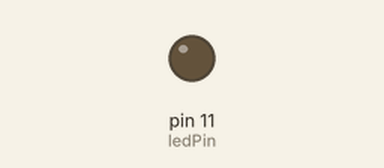
Recording of a sketch running on a simulated Arduino Uno, built with avr-gcc and run on an emulated ATmega328P. Shown: output pins drawn as LEDs (lit = HIGH).

Above: at 0.05 s.
At 1.2 s:
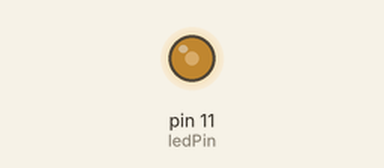
At 2.35 s:
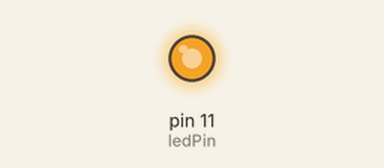
At 4.7 s:
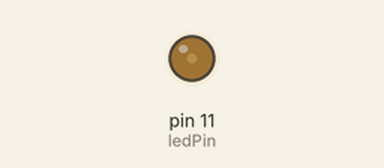
Timing chart, 0 to 6.8 s (numbered marks = the images above):
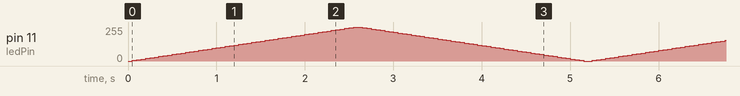

The sketch:

05Fade.ino
```cpp
int ledPin = 11;

void setup()  {
  pinMode(ledPin, OUTPUT);
}

void loop()  {
  for(int i=0; i<256; i+=5) {
    analogWrite(ledPin, i);
    delay(50);
  }

  for(int i=255; i>=0; i-=5) {
    analogWrite(ledPin, i);
    delay(50);
  }
}
```
